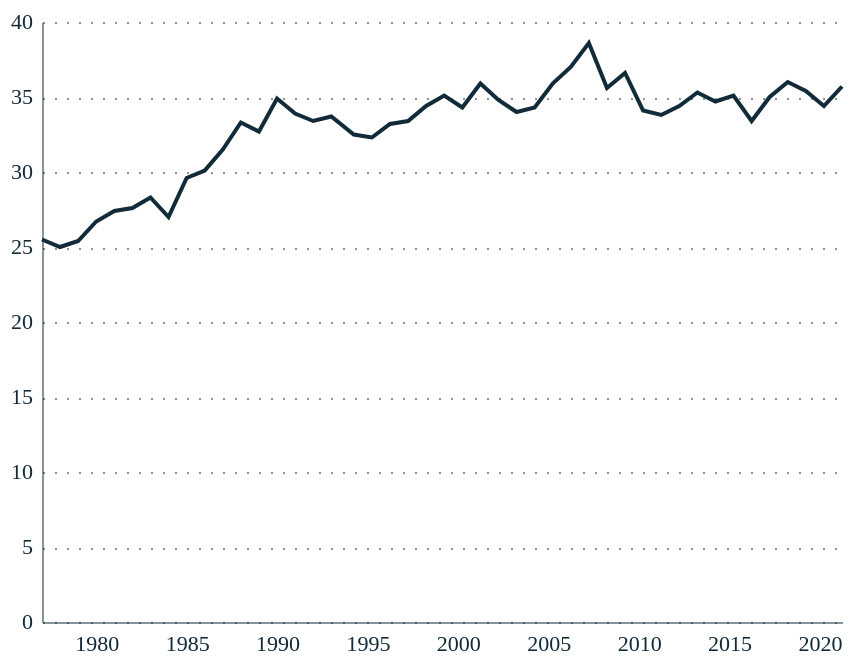

Express this chart as Vega-Lite.
### Vega-Lite specification from a JSON file in a GitHub repository (floating-point values rounded to 4 significant figures)
{"config": {"font": "Circular Std", "mark": {"line": {"interpolate": "linear"}}, "view": {"stroke": "transparent", "width": 400, "height": 300}, "range": {"category": ["#179fdb", "#e6224b", "#f4c245", "#122b39", "#eb5c2e", "#36b7b4"], "diverging": ["#E6224B", "#E54753", "#C9C9C9", "#179FDB", "#122B39"], "heatmap": ["#C9C9C9", "#179FDB", "#0063AF", "#122B39"], "ordinal": ["#00A767", "#36B7B4", "#179FDB", "#0063AF", "#243B5A"]}, "axisX": {"labelColor": "#122b39", "tickColor": "#122b39", "domainColor": "#122b39", "domainOpacity": 0.5, "gridOpacity": 0, "labelFont": "Circular Std", "labelAngle": 0, "labelAlign": "center", "labelFontSize": 11, "labelPadding": 5, "tickCount": 10, "tickSize": 0, "title": ""}, "axisY": {"labelColor": "#122b39", "labelFont": "Circular Std", "tickColor": "#122b39", "domainColor": "#122b39", "gridColor": "#122b39", "gridDash": [1, 5], "gridOpacity": 0.5, "labelPadding": 5, "labelFontSize": 11, "domainOpacity": 0.5, "tickSize": 0, "title": null, "titleAlign": "left", "titleAngle": 0, "titleBaseline": "bottom", "titleColor": "#122b39", "titleOpacity": 0.9, "titleX": 0, "titleY": -7}}, "data": {"name": "data-1574d2516ec5d92a7027d829d2fc744c"}, "mark": {"type": "line", "color": "#001f3f"}, "encoding": {"color": {"value": "#122b39"}, "x": {"field": "date", "title": "", "type": "temporal"}, "y": {"field": "value", "title": "", "type": "quantitative"}}, "height": 300, "width": 400, "$schema": "https://vega.github.io/schema/vega-lite/v5.8.0.json", "datasets": {"data-1574d2516ec5d92a7027d829d2fc744c": [{"date": "1977-01-01T00:00:00", "value": 25.5}, {"date": "1978-01-01T00:00:00", "value": 25.0}, {"date": "1979-01-01T00:00:00", "value": 25.4}, {"date": "1980-01-01T00:00:00", "value": 26.7}, {"date": "1981-01-01T00:00:00", "value": 27.4}, {"date": "1982-01-01T00:00:00", "value": 27.6}, {"date": "1983-01-01T00:00:00", "value": 28.3}, {"date": "1984-01-01T00:00:00", "value": 27.0}, {"date": "1985-01-01T00:00:00", "value": 29.6}, {"date": "1986-01-01T00:00:00", "value": 30.1}, {"date": "1987-01-01T00:00:00", "value": 31.5}, {"date": "1988-01-01T00:00:00", "value": 33.3}, {"date": "1989-01-01T00:00:00", "value": 32.7}, {"date": "1990-01-01T00:00:00", "value": 34.9}, {"date": "1991-01-01T00:00:00", "value": 33.9}, {"date": "1992-01-01T00:00:00", "value": 33.4}, {"date": "1993-01-01T00:00:00", "value": 33.7}, {"date": "1994-04-01T00:00:00", "value": 32.5}, {"date": "1995-04-01T00:00:00", "value": 32.3}, {"date": "1996-04-01T00:00:00", "value": 33.2}, {"date": "1997-04-01T00:00:00", "value": 33.4}, {"date": "1998-04-01T00:00:00", "value": 34.4}, {"date": "1999-04-01T00:00:00", "value": 35.1}, {"date": "2000-04-01T00:00:00", "value": 34.3}, {"date": "2001-04-01T00:00:00", "value": 35.9}, {"date": "2002-04-01T00:00:00", "value": 34.8}, {"date": "2003-04-01T00:00:00", "value": 34.0}, {"date": "2004-04-01T00:00:00", "value": 34.3}, {"date": "2005-04-01T00:00:00", "value": 35.9}, {"date": "2006-04-01T00:00:00", "value": 37.0}, {"date": "2007-04-01T00:00:00", "value": 38.6}, {"date": "2008-04-01T00:00:00", "value": 35.6}, {"date": "2009-04-01T00:00:00", "value": 36.6}, {"date": "2010-04-01T00:00:00", "value": 34.1}, {"date": "2011-04-01T00:00:00", "value": 33.8}, {"date": "2012-04-01T00:00:00", "value": 34.4}, {"date": "2013-04-01T00:00:00", "value": 35.3}, {"date": "2014-04-01T00:00:00", "value": 34.7}, {"date": "2015-04-01T00:00:00", "value": 35.1}, {"date": "2016-04-01T00:00:00", "value": 33.4}, {"date": "2017-04-01T00:00:00", "value": 35.0}, {"date": "2018-04-01T00:00:00", "value": 36.0}, {"date": "2019-04-01T00:00:00", "value": 35.4}, {"date": "2020-04-01T00:00:00", "value": 34.4}, {"date": "2021-04-01T00:00:00", "value": 35.7}]}}
